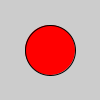
Frame 1 (no input)
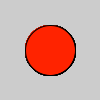
Frame 60 (the mouse pressed at the canvas centre just before this capture)
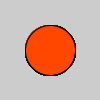
Frame 120 (the mouse held since frame 60 and released just before this capture)

The Processing sketch that drew these frames (run headless with seeded random() and noise(); from frame 60 on, the mouse is pressed at the canvas centre):

// Processing sketch: ColorTimer
// ── ColorTimer.pde
float timer = 0;

void setup() {
}

void draw() {
  
  colorMode(HSB);
  fill(timer,255,255);
  ellipse(50,50,50,50);
  colorMode(RGB);
  
  timer = timer + 0.1;
  if (timer > 255) {
     timer = 0; 
  }
}
